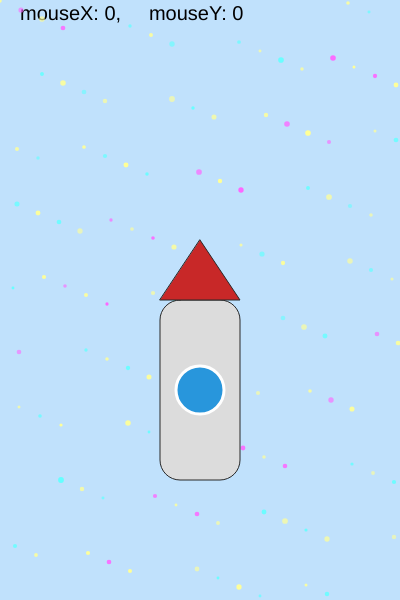
Frame 1 (no input)
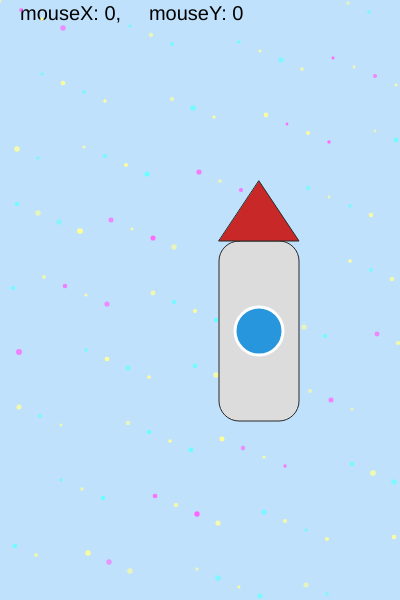
Frame 60 (no input)
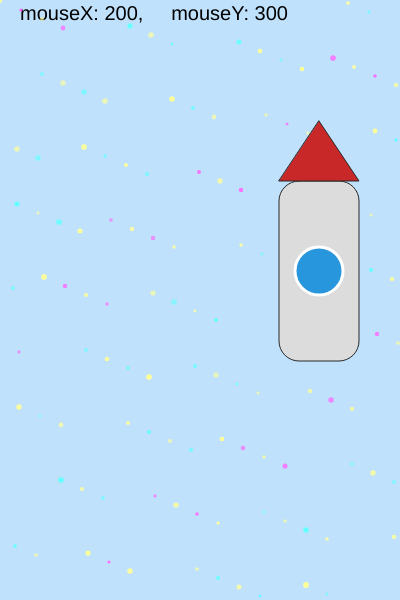
Frame 120 (the mouse pressed at the canvas centre since frame 60)

The p5.js sketch that drew these frames (run headless with seeded random() and noise() and a simulated clock; from frame 60 on, the mouse is pressed at the canvas centre):

// p5.js sketch
// ── sketch.js
// dimensioni del foglio da disegno
let xMax = 400;
let yMax = 600;

// posizione iniziale del razzo
let xRocket = xMax/2;
let yRocket = yMax*0.6;

// disegna una singola stella; il colore dipende da i
// i: indice, starX/starY: posizione, transparency: alpha, size: diametro
function drawStar(i, starX, starY, transparency, size){
  if(i%2==0){
      //stella tipo 1
      fill(255, 255, 150, transparency);
      ellipse(starX, starY, size);
    } else if (i%3==0){
      //stella tipo 2
      fill(255, 100, 255, transparency);
      ellipse(starX, starY, size);
    } else {
      //stella tipo 3
      fill(100, 255, 255, transparency);
      ellipse(starX, starY, size);
    }

}

// disegna n stelle (default 120)
function drawStars(n=120){
  push(); // aprire contesto di disegno
  noStroke(); // eliminare i bordi 

  for (let i=0; i < n; i++){
    let starX = (i*37) % width + (i%3)*5;
    let starY = ((i*73) % height) + (1%7);

    // trasparenza casuale tra 150 e 255
    let randomTransparency = random(150, 255);
    // diametro casuale tra 2.8 e 5.8 pixel
    let randomSize = random(2.8, 5.8);

    drawStar(i, starX, starY, randomTransparency, randomSize)
  }
  pop(); // chiudere contesto
}

// disegna il razzo nella posizione (xRocket, yRocket)
function drawRocket(){
  push();

  // corpo
  fill(220);
  stroke(40);
  rectMode(CENTER);
  rect(xRocket, yRocket+30, 80, 180, 20);

  // punta (triangolo rosso)
  fill(200, 40, 40);
  triangle(xRocket-40, yRocket-60, xRocket+40,yRocket-60, xRocket, yRocket-120)

  // finestrino
  fill(40, 150, 220);
  stroke(255);
  strokeWeight(3);
  ellipse(xRocket, yRocket+30,48,48);

  pop();
}

// aggiorna la posizione del razzo a ogni fotogramma
function moveRocket(){
  xRocket = (xRocket +1) % xMax;
  yRocket = yRocket -1;

  // oltre la soglia, il razzo riparte dal basso
  let soglia = - (yMax * 0.6);
  if (yRocket < soglia){
    yRocket = yMax;
  }
}

function setup() {
  createCanvas(xMax, yMax); // crea la finestra 400x600
  frameRate(30);            // 30 fotogrammi al secondo
  angleMode(DEGREES);       // gli angoli sono espressi in gradi
}

function draw() {
  background("#C0E1FC"); // azzurro chiaro

  // testo con le coordinate del mouse
  fill(0); // nero
  textSize(20);
  text("mouseX: " + mouseX + ",\
     mouseY: " + mouseY,20,20)

  drawStars(120)  // sfondo di stelle

  drawRocket();   // razzo

  moveRocket();   // aggiornare la posizione
}
